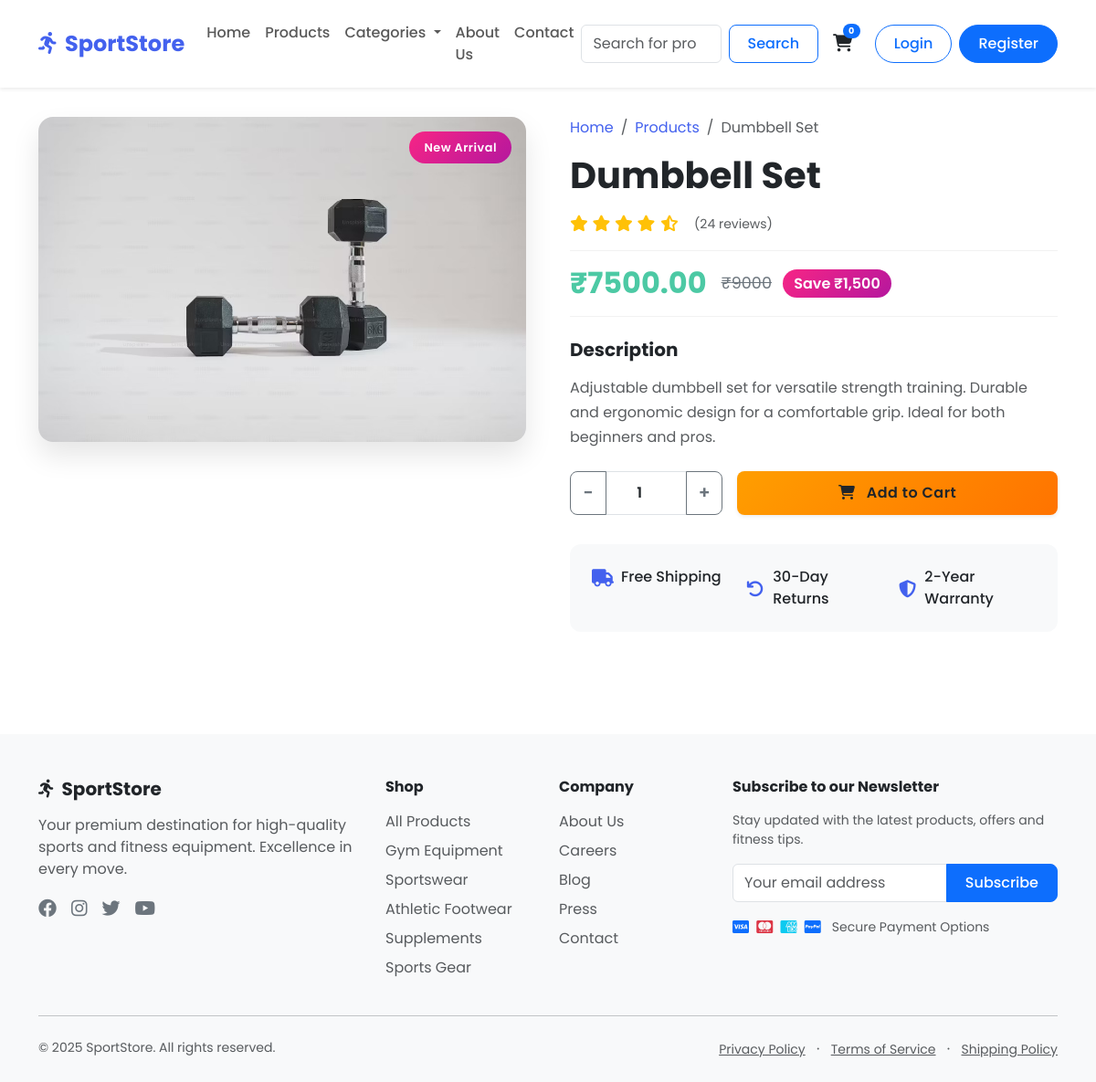
The page /products/85/ on the database its author committed.
### products/models.py (models this page shows, shortened)
class Product(models.Model):
    CATEGORY_CHOICES = [
        ('gym_equipment', 'Gym Equipment'),
        ('clothing', 'Clothing'),
        ('shoes', 'Shoes'),
        ('supplements', 'Supplements'),
        ('sports_gear', 'Sports Gear'),
    ]
    name = models.CharField(max_length=200)
    description = models.TextField()
    price = models.DecimalField(max_digits=10, decimal_places=2)
    category = models.CharField(max_length=100, choices=CATEGORY_CHOICES)
    image = models.ImageField(upload_to='products/')

### products/views.py (the view)
# urls.py: path('<int:product_id>/', product_detail, name='product_detail'),
def product_detail(request, product_id):
    product = get_object_or_404(Product, id=product_id)
    return render(request, 'products/product_detail.html', {'product': product})

### cart/views.py (called while the page is built)
def cart_item_count(request):
    if request.user.is_authenticated:
        total_quantity = CartItem.objects.filter(user=request.user).aggregate(total=Sum('quantity'))['total']
        return {'cart_item_count': total_quantity if total_quantity else 0}
    return {'cart_item_count': 0}

### templates/products/product_detail.html (shortened to what this page needs)
{% extends "home/base.html" %}
{% block content %}
<div class="container product-wrapper">
    <div class="row g-5">
        <div class="col-lg-6">
            <div class="product-image-wrapper">
                <img src="{{ product.image.url }}" class="img-fluid" alt="{{ product.name }}">
                <div class="product-badge position-absolute top-0 end-0 m-3 px-3 py-2 rounded-pill text-white">
                    New Arrival
                </div>
            </div>
        </div>
        <div class="col-lg-6">
            <div class="product-details">
                <nav aria-label="breadcrumb" class="mb-3">
                    <ol class="breadcrumb">
                        <li class="breadcrumb-item"><a href="{% url 'home' %}" class="text-decoration-none">Home</a></li>
                        <li class="breadcrumb-item"><a href="{% url 'product_list' %}" class="text-decoration-none">Products</a></li>
                        <li class="breadcrumb-item active" aria-current="page">{{ product.name }}</li>
                    </ol>
                </nav>
                <h1 class="product-title mb-3">{{ product.name }}</h1>
                <div class="mb-3">
                    <div class="d-flex align-items-center">
                        <div class="ratings me-2">
                            <i class="fas fa-star text-warning"></i>
                            <i class="fas fa-star text-warning"></i>
                            <i class="fas fa-star text-warning"></i>
                            <i class="fas fa-star text-warning"></i>
                            <i class="fas fa-star-half-alt text-warning"></i>
                        </div>
                        <span class="text-muted small ms-2">(24 reviews)</span>
                    </div>
                </div>
                <div class="product-price-wrapper mb-4">
                    <div class="d-flex align-items-center">
                        <h2 class="current-price mb-0">₹{{ product.price }}</h2>
                        <div class="ms-3">
                            <span class="original-price text-decoration-line-through">₹{{ product.price|floatformat:0|add:"1500" }}</span>
                            <span class="save-badge text-white ms-2">Save ₹1,500</span>
                        </div>
                    </div>
                </div>
                <div class="product-description mb-4">
                    <h5 class="fw-bold mb-3">Description</h5>
                    <p class="text-muted">{{ product.description }}</p>
                </div>
                <form action="{% url 'cart:add_to_cart' product.id %}" method="post">
                    <div class="row g-3">
                        <div class="col-md-4 col-6">
                            <div class="quantity-selector input-group">
                                <button class="btn btn-outline-secondary" type="button" id="decrease">−</button>
                                <input type="number" class="form-control" value="1" name="quantity" id="quantity" min="1">
                                <button class="btn btn-outline-secondary" type="button" id="increase">+</button>
                            </div>
                        </div>
                        <div class="col-md-8 col-6">
                            <button class="btn add-to-cart-btn w-100 shadow-sm" type="submit">
                                <i class="fas fa-shopping-cart me-2"></i> Add to Cart
                            </button>
                        </div>
                    </div>
                </form>
                <div class="product-meta p-4">
                    <div class="row g-3">
                        <div class="col-md-4 col-6">
                            <div class="d-flex align-items-center">
                                <i class="fas fa-truck feature-icon me-2"></i>
                                <span class="feature-text">Free Shipping</span>
                            </div>
                        </div>
                        <div class="col-md-4 col-6">
                            <div class="d-flex align-items-center">
                                <i class="fas fa-undo feature-icon me-2"></i>
                                <span class="feature-text">30-Day Returns</span>
                            </div>
                        </div>
                        <div class="col-md-4 col-6">
                            <div class="d-flex align-items-center">
                                <i class="fas fa-shield-alt feature-icon me-2"></i>
                                <span class="feature-text">2-Year Warranty</span>
                            </div>
                        </div>
                    </div>
                </div>
            </div>
        </div>
    </div>
</div>
{% endblock %}

### templates/home/base.html (style rules this page uses)
:root { --primary-color: #0d6efd; --secondary-color: #6c757d; --accent-color: #ffc107; }
body { font-family: 'Poppins', sans-serif; display: flex; flex-direction: column; min-height: 100vh; }
.btn { border-radius: 0.5rem; padding: 0.5rem 1.25rem; font-weight: 500; transition: all 0.3s ease; }

### templates/products/product_detail.html (style rules this page uses)
:root { --primary-color: #4361ee; --secondary-color: #3f37c9; --accent-color: #f72585; --success-color: #4cc9a4; --warning-color: #ff9e00; --light-bg: #f8f9fa; --dark-text: #212529; --gray-text: #6c757d; }
.product-wrapper { margin-top: 2rem; margin-bottom: 4rem; }
.product-image-wrapper { position: relative; border-radius: 16px; overflow: hidden; box-shadow: 0 15px 30px rgba(0, 0, 0, 0.1); transition: transform 0.3s ease, box-shadow 0.3s ease; }
.product-image-wrapper img { width: 100%; height: auto; object-fit: cover; }
.product-badge { background: linear-gradient(135deg, var(--accent-color), #b5179e); font-weight: 600; letter-spacing: 0.5px; font-size: 0.8rem; }
.breadcrumb-item a { color: var(--primary-color); transition: color 0.2s ease; }
.product-title { font-size: 2.5rem; font-weight: 700; color: var(--dark-text); margin-bottom: 1rem; }
.ratings { font-size: 1.1rem; }
.product-price-wrapper { padding: 1rem 0; border-top: 1px solid rgba(0, 0, 0, 0.05); border-bottom: 1px solid rgba(0, 0, 0, 0.05); }
.current-price { font-size: 2rem; font-weight: 700; color: var(--success-color); }
.original-price { font-size: 1.1rem; color: var(--gray-text); }
.save-badge { background: linear-gradient(135deg, var(--accent-color), #b5179e); font-weight: 600; padding: 0.25rem 0.75rem; border-radius: 20px; }
.product-description { line-height: 1.7; }
.quantity-selector { height: 48px; }
.quantity-selector .btn { width: 40px; font-size: 1.2rem; font-weight: 600; padding: 0; display: flex; align-items: center; justify-content: center; }
.quantity-selector input { text-align: center; font-weight: 600; border-left: 0; border-right: 0; }
.add-to-cart-btn { height: 48px; font-weight: 600; letter-spacing: 0.5px; background: linear-gradient(135deg, var(--warning-color), #ff7300); border: none; transition: all 0.3s ease; }
.product-meta { background: var(--light-bg); border-radius: 12px; margin-top: 2rem; }
.feature-icon { color: var(--primary-color); font-size: 1.2rem; width: 24px; text-align: center; }
.feature-text { font-weight: 500; }

### rows shown on the page
Product: image (picture), name "Dumbbell Set", price "7500.00", price|add "9000", description "Adjustable dumbbell set for versatile strength training. Durable and ergonomic design for a comfortable grip. Ideal for both beginners and pros."
